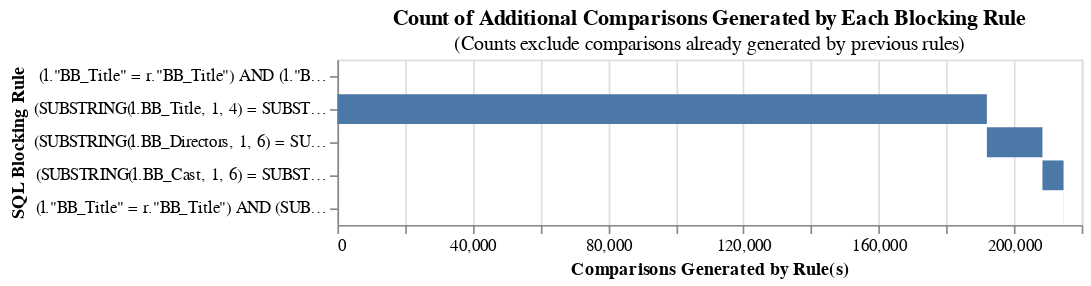

The notebook cell this image was saved under:
### Code cell
# ===================================================================================
# 4. ANÁLISE E SELEÇÃO DE REGRAS DE BLOQUEIO (NA AMOSTRA)
# ===================================================================================
regras_de_bloqueio_candidatas = [
    block_on("BB_Title", "BB_Year"),
    block_on("substr(BB_Title, 1, 4)", "BB_Year"),
    block_on("substr(BB_Directors, 1, 6)", "BB_Year"),
    block_on("substr(BB_Cast, 1, 6)", "BB_Year"),
    block_on("BB_Title", "substr(BB_Directors, 1, 6)"),
]

print("\n--- Análise Cumulativa de Comparações para Regras Candidatas ---")
# Este gráfico é essencial para projetar a performance. Ele mostra o número de pares
# que cada regra adiciona ao processo, nos ajudando a escolher um conjunto que seja
# abrangente (alto recall) mas computacionalmente viável.
cumulative_comparisons_to_be_scored_from_blocking_rules_chart(
    table_or_tables="dados_amostra",
    blocking_rules=regras_de_bloqueio_candidatas,
    db_api=db_api,
    link_type="dedupe_only",
    unique_id_column_name="BB_UID"
)

### Figure 1 — Vega-Lite specification as saved in the notebook (floating-point values rounded to 4 significant figures)
{"config": {"view": {"continuousWidth": 300, "continuousHeight": 300}}, "data": {"name": "data-06adc13a31a8f74218928072ce07b944"}, "mark": "bar", "encoding": {"order": {"field": "cumulative_rows"}, "tooltip": [{"field": "blocking_rule", "title": "SQL Condition", "type": "nominal"}, {"field": "row_count", "format": ",", "title": "Comparisons Generated", "type": "quantitative"}, {"field": "cumulative_rows", "format": ",", "title": "Cumulative Comparisons", "type": "quantitative"}, {"field": "cartesian", "format": ",", "title": "Total comparisons in Cartesian product", "type": "quantitative"}], "x": {"field": "start", "title": "Comparisons Generated by Rule(s)", "type": "quantitative"}, "x2": {"field": "cumulative_rows"}, "y": {"field": "blocking_rule", "sort": ["-x2"], "title": "SQL Blocking Rule"}}, "height": {"step": 20}, "title": {"text": "Count of Additional Comparisons Generated by Each Blocking Rule", "subtitle": "(Counts exclude comparisons already generated by previous rules)"}, "width": 450, "$schema": "https://vega.github.io/schema/vega-lite/v5.9.3.json", "datasets": {"data-06adc13a31a8f74218928072ce07b944": [{"blocking_rule": "(l.\"BB_Title\" = r.\"BB_Title\") AND (l.\"BB_Year\" = r.\"BB_Year\")", "row_count": 36, "cumulative_rows": 36, "cartesian": 449985000, "match_key": "0", "start": 0}, {"blocking_rule": "(SUBSTRING(l.BB_Title, 1, 4) = SUBSTRING(r.BB_Title, 1, 4)) AND (l.\"BB_Year\" = r.\"BB_Year\")", "row_count": 191930, "cumulative_rows": 191966, "cartesian": 449985000, "match_key": "1", "start": 36}, {"blocking_rule": "(SUBSTRING(l.BB_Directors, 1, 6) = SUBSTRING(r.BB_Directors, 1, 6)) AND (l.\"BB_Year\" = r.\"BB_Year\")", "row_count": 16427, "cumulative_rows": 208393, "cartesian": 449985000, "match_key": "2", "start": 191966}, {"blocking_rule": "(SUBSTRING(l.BB_Cast, 1, 6) = SUBSTRING(r.BB_Cast, 1, 6)) AND (l.\"BB_Year\" = r.\"BB_Year\")", "row_count": 6244, "cumulative_rows": 214637, "cartesian": 449985000, "match_key": "3", "start": 208393}, {"blocking_rule": "(l.\"BB_Title\" = r.\"BB_Title\") AND (SUBSTRING(l.BB_Directors, 1, 6) = SUBSTRING(r.BB_Directors, 1, 6))", "row_count": 30, "cumulative_rows": 214667, "cartesian": 449985000, "match_key": "4", "start": 214637}]}}
